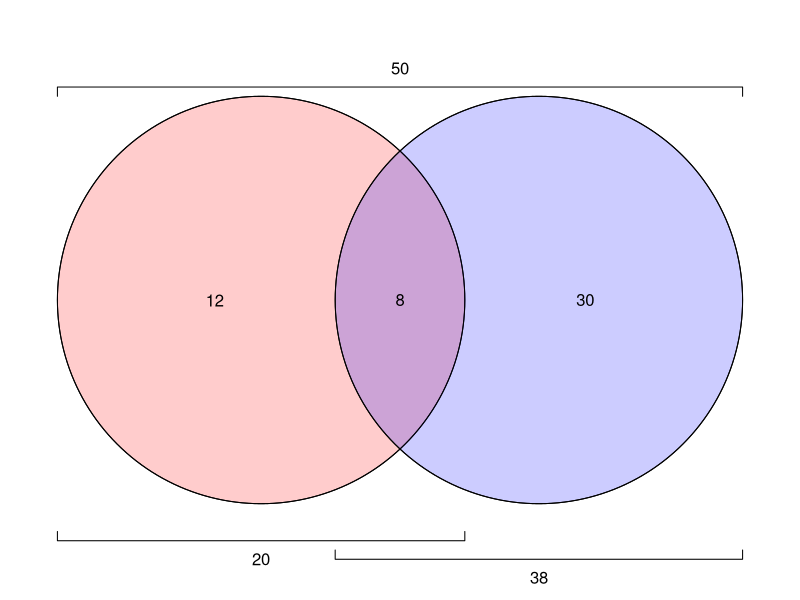

This figure's R source:
## ---- chunk 1

# set oA, oB, i, nAB
# u = oA+oB+i
# A = oA+i
# B = oB+i
# tot = u+nAB
# oA, oB, i, u, A, B, nAB, tot   

while(T){
    da4 = sample(2:30,3)
    oA = da4[1]
    oB = da4[2]
    I = da4[3]
    U = oA+oB+I
    A = oA+I
    B = oB+I
    a = c(oA,oB,I,U,A,B)
    n = length(a)
    whichgive = sample(1:n,3)
    wa = numeric()
    gottem = 1*(1:n==whichgive[1])+1*(1:n==whichgive[2])+1*(1:n==whichgive[3])
    eqs = list(c(1,3,5),c(2,3,6),c(1,2,3,4))
    for(i in 1:10){
        for(eq in eqs){
            if(sum(gottem[eq])+1==length(eq)){
                for(j in eq){
                    if(gottem[j]==0){
                        gottem[j] = 1
                        wa = c(wa,j)
                    }
                }
            }
        }
    }
    if(length(unique(a))==n && min(a)>=0 && sum(gottem)==n){break}
}
states = c(paste0("The volume remaining when object B is subtracted from object A is ",oA," cubic meters.",collapse=""),
           paste0("The volume remaining when object A is subtracted from object B is ",oB," cubic meters.",collapse=""),
           paste0("The volume of the intersection is ",I," cubic meters.",collapse=""),
           paste0("The volume of the union is ",U," cubic meters.",collapse=""),
           paste0("The volume of object A is ",A," cubic meters.",collapse=""),
           paste0("The volume of object B is ",B," cubic meters.",collapse="")
           )

quests = c("What is the volume remaining when object B is subtracted from object A?",
           "What is the volume remaining when object A is subtracted from object B?",
           "What is the volume of the intersection?",
           "What is the volume of the union?",
           "What is the volume of object A?",
           "What is the volume of object B?"
           )

# whichask = sample((1:n)[!(1:n %in% whichgive)]) ## use wa instead

alsol = function(ans,n=5,dx=1,spri=NULL){
    choices = ans-sample(0:(n-1),1)*dx+(0:(n-1))*dx
    al = paste0("* ",choices,collapse="\n")
    if(!is.null(spri)){
        choices = round(ans-sample(0:(n-1),1)*dx+(0:(n-1))*dx,spri)
        al = paste0("* ",sprintf(paste0("%.",spri,"f",collapse=""),choices),collapse="\n")
    }
    sol = paste0(1*(ans==choices),collapse="")
    return(data.frame(al,sol))
}

as1 = alsol(a[wa[1]])
as2 = alsol(a[wa[2]])
as3 = alsol(a[wa[3]])


## ---- chunk 2
circ = function(x0,y0,r,col=rgb(0,0,0,0)){
    th = seq(0,2*pi,pi/100)
    polygon(x0+r*cos(th),y0+r*sin(th),col=col)
}
par(mar=c(0,0,0,0))
plot(0,0,"n",xlim=c(0,8),ylim=c(0,6),axes=F,ann=F)
circ(2.5,3,2.2,col=rgb(1,0,0,0.2))
circ(5.5,3,2.2,col=rgb(0,0,1,0.2))
circ(2.5,3,2.2)
circ(5.5,3,2.2)
text(2,3,oA)
text(6,3,oB)
text(4,3,I)
lines(c(0.3,0.3,4.7,4.7),c(0.5,0.4,0.4,0.5))
text(2.5,0.2,A)
lines(c(3.3,3.3,7.7,7.7),c(0.3,0.2,0.2,0.3))
text(5.5,0,B)
lines(c(0.3,0.3,7.7,7.7),c(5.2,5.3,5.3,5.2))
text(4,5.5,U)
